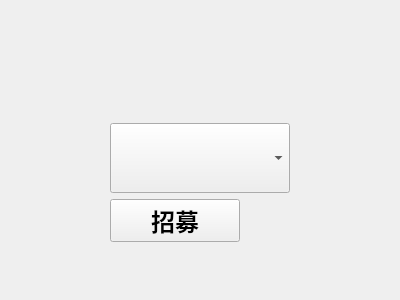
<?xml version="1.0" encoding="UTF-8"?>
<ui version="4.0">
 <class>Bar</class>
 <widget class="QWidget" name="Bar">
  <property name="geometry">
   <rect>
    <x>0</x>
    <y>0</y>
    <width>400</width>
    <height>300</height>
   </rect>
  </property>
  <property name="windowTitle">
   <string>Form</string>
  </property>
  <layout class="QGridLayout" name="gridLayout_2">
   <item row="0" column="0">
    <layout class="QGridLayout" name="gridLayout">
     <item row="0" column="0">
      <widget class="QLabel" name="label">
       <property name="maximumSize">
        <size>
         <width>16777215</width>
         <height>60</height>
        </size>
       </property>
       <property name="font">
        <font>
         <family>Arial</family>
         <pointsize>18</pointsize>
         <weight>75</weight>
         <bold>true</bold>
        </font>
       </property>
       <property name="text">
        <string/>
       </property>
      </widget>
     </item>
     <item row="1" column="0">
      <widget class="QComboBox" name="generalCombo">
       <property name="minimumSize">
        <size>
         <width>180</width>
         <height>70</height>
        </size>
       </property>
       <property name="font">
        <font>
         <family>Arial</family>
         <pointsize>18</pointsize>
         <weight>75</weight>
         <bold>true</bold>
        </font>
       </property>
      </widget>
     </item>
     <item row="2" column="0">
      <widget class="QPushButton" name="Btn">
       <property name="sizePolicy">
        <sizepolicy hsizetype="Expanding" vsizetype="Fixed">
         <horstretch>0</horstretch>
         <verstretch>0</verstretch>
        </sizepolicy>
       </property>
       <property name="minimumSize">
        <size>
         <width>130</width>
         <height>0</height>
        </size>
       </property>
       <property name="maximumSize">
        <size>
         <width>90</width>
         <height>16777215</height>
        </size>
       </property>
       <property name="font">
        <font>
         <family>Arial</family>
         <pointsize>18</pointsize>
         <weight>75</weight>
         <bold>true</bold>
        </font>
       </property>
       <property name="text">
        <string>招募</string>
       </property>
      </widget>
     </item>
    </layout>
   </item>
  </layout>
 </widget>
 <resources/>
 <connections/>
</ui>
